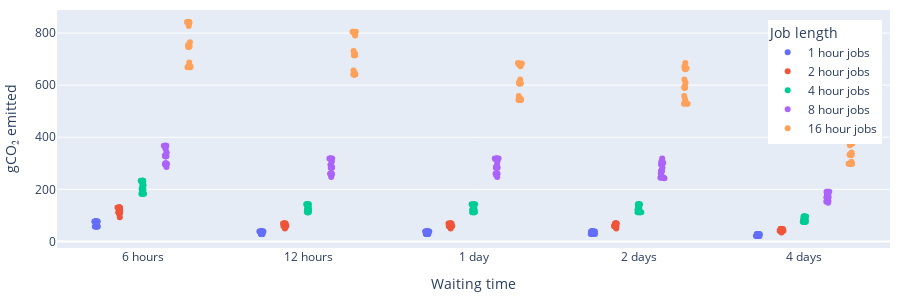

Here is the notebook cell this chart was saved with:
### Code cell
print(same_job_different_deadlines_df.head())

name_mapping = {
    "6": "6 hours", 
    "12": "12 hours", 
    "24": "1 day", 
    "48": "2 days", 
    "96": "4 days"
}

id_to_length_mapping = {
        "0": "1 hour jobs",
        "1": "2 hour jobs",
        "2": "4 hour jobs" ,
        "3": "8 hour jobs",
        "4": "16 hour jobs",   
}

same_job_different_deadlines_df['Job length'] = same_job_different_deadlines_df['ID'].astype(str).replace(id_to_length_mapping)


name_mapping = {
    "6": "6 hours", 
    "12": "12 hours", 
    "24": "1 day", 
    "48": "2 days", 
    "96": "4 days"
}

label_order = list(name_mapping.values())

same_job_different_deadlines_df['waiting_time_label'] = same_job_different_deadlines_df['waiting_time'].replace(name_mapping)

waiting_times_ints = [str(w) for w in sorted([int(w) for w in waiting_times])]

def make_deadlines_plot(df: pd.DataFrame):
    fig = px.strip(
        df, x="waiting_time_label", y="carbon_cost", color="Job length",
        hover_data=df.columns,
       category_orders={'waiting_time_label': label_order}, labels={"x_label": "Parameter group"}
    )

    fig.update_layout({
        "yaxis_title":"gCO₂ emitted",
        "xaxis_title":"Waiting time",
    })

    fig.update_layout(
        legend=dict(
            x=0.99, 
            y=0.96,
            xanchor='right',
            yanchor='top'
        )
    )

    fig.update_layout({
        'margin': dict(l=10, r=10, t=10, b=10),
        'height': 300
    })


    fig.show()
    return fig

same_jobs_different_deadlines_fig = make_deadlines_plot(same_job_different_deadlines_df)
pio.write_image(same_jobs_different_deadlines_fig, file="eval_same_job_different_deadlines.pdf")

### Figure 1 — Plotly figure (JSON) as saved in the notebook; plotly's stock layout.template omitted (floating-point values rounded to 4 significant figures; data arrays with more than 128 entries replaced by an {"elided": "..."} marker saying what was removed)
{"data": [{"alignmentgroup": "True", "boxpoints": "all", "customdata": {"elided": "120x20 mixed values"}, "fillcolor": "rgba(255,255,255,0)", "hoveron": "points", "hovertemplate": "Job length=%{customdata[19]}<br>waiting_time_label=%{x}<br>carbon_cost=%{y}<br>ID=%{customdata[0]}<br>arrival_time=%{customdata[1]}<br>length=%{customdata[2]}<br>cpus=%{customdata[3]}<br>length_class=%{customdata[4]}<br>resource_class=%{customdata[5]}<br>dollar_cost=%{customdata[6]}<br>start_time=%{customdata[7]}<br>waiting_time=%{customdata[8]}<br>exit_time=%{customdata[9]}<br>reason=%{customdata[10]}<br>scheduling_policy=%{customdata[11]}<br>work_type=%{customdata[12]}<br>work_phases=%{customdata[13]}<br>startup_length=%{customdata[14]}<br>startup_power=%{customdata[15]}<br>filename=%{customdata[16]}<br>job_index=%{customdata[17]}<br>Parameter group=%{customdata[18]}<extra></extra>", "legendgroup": "1 hour jobs", "line": {"color": "rgba(255,255,255,0)"}, "marker": {"color": "#636efa"}, "name": "1 hour jobs", "offsetgroup": "1 hour jobs", "orientation": "v", "pointpos": 0, "showlegend": true, "type": "box", "x": ["4 days", "12 hours", "2 days", "6 hours", "1 day", "4 days", "12 hours", "2 days", "6 hours", "1 day", "4 days", "12 hours", "2 days", "6 hours", "1 day", "4 days", "12 hours", "2 days", "6 hours", "1 day", "4 days", "12 hours", "2 days", "6 hours", "1 day", "4 days", "12 hours", "2 days", "6 hours", "1 day", "4 days", "12 hours", "2 days", "6 hours", "1 day", "4 days", "12 hours", "2 days", "6 hours", "1 day", "4 days", "12 hours", "2 days", "6 hours", "1 day", "4 days", "12 hours", "2 days", "6 hours", "1 day", "4 days", "12 hours", "2 days", "6 hours", "1 day", "4 days", "12 hours", "2 days", "6 hours", "1 day", "4 days", "12 hours", "2 days", "6 hours", "1 day", "4 days", "12 hours", "2 days", "6 hours", "1 day", "4 days", "12 hours", "2 days", "6 hours", "1 day", "4 days", "12 hours", "2 days", "6 hours", "1 day", "4 days", "12 hours", "2 days", "6 hours", "1 day", "4 days", "12 hours", "2 days", "6 hours", "1 day", "4 days", "12 hours", "2 days", "6 hours", "1 day", "4 days", "12 hours", "2 days", "6 hours", "1 day", "4 days", "12 hours", "2 days", "6 hours", "1 day", "4 days", "12 hours", "2 days", "6 hours", "1 day", "4 days", "12 hours", "2 days", "6 hours", "1 day", "4 days", "12 hours", "2 days", "6 hours", "1 day"], "x0": " ", "xaxis": "x", "y": [27.2, 38.4, 38.4, 76.8, 38.4, 27.2, 38.4, 38.4, 76.8, 38.4, 20.4, 28.8, 28.8, 57.6, 28.8, 27.2, 38.4, 38.4, 76.8, 38.4, 27.2, 38.4, 38.4, 76.8, 38.4, 20.4, 28.8, 28.8, 57.6, 28.8, 20.4, 28.8, 28.8, 57.6, 28.8, 20.4, 28.8, 28.8, 57.6, 28.8, 20.4, 28.8, 28.8, 57.6, 28.8, 27.2, 38.4, 38.4, 76.8, 38.4, 27.2, 38.4, 38.4, 76.8, 38.4, 27.2, 38.4, 38.4, 76.8, 38.4, 26.07, 36.8, 36.8, 73.6, 36.8, 26.07, 36.8, 36.8, 73.6, 36.8, 20.4, 28.8, 28.8, 57.6, 28.8, 27.2, 38.4, 38.4, 76.8, 38.4, 27.2, 38.4, 38.4, 76.8, 38.4, 21.53, 30.4, 30.4, 60.8, 30.4, 24.93, 35.2, 35.2, 70.4, 35.2, 24.93, 35.2, 35.2, 70.4, 35.2, 20.4, 28.8, 28.8, 57.6, 28.8, 27.2, 38.4, 38.4, 76.8, 38.4, 27.2, 38.4, 38.4, 76.8, 38.4, 22.67, 32, 32, 64, 32], "y0": " ", "yaxis": "y"}, {"alignmentgroup": "True", "boxpoints": "all", "customdata": {"elided": "120x20 mixed values"}, "fillcolor": "rgba(255,255,255,0)", "hoveron": "points", "hovertemplate": "Job length=%{customdata[19]}<br>waiting_time_label=%{x}<br>carbon_cost=%{y}<br>ID=%{customdata[0]}<br>arrival_time=%{customdata[1]}<br>length=%{customdata[2]}<br>cpus=%{customdata[3]}<br>length_class=%{customdata[4]}<br>resource_class=%{customdata[5]}<br>dollar_cost=%{customdata[6]}<br>start_time=%{customdata[7]}<br>waiting_time=%{customdata[8]}<br>exit_time=%{customdata[9]}<br>reason=%{customdata[10]}<br>scheduling_policy=%{customdata[11]}<br>work_type=%{customdata[12]}<br>work_phases=%{customdata[13]}<br>startup_length=%{customdata[14]}<br>startup_power=%{customdata[15]}<br>filename=%{customdata[16]}<br>job_index=%{customdata[17]}<br>Parameter group=%{customdata[18]}<extra></extra>", "legendgroup": "2 hour jobs", "line": {"color": "rgba(255,255,255,0)"}, "marker": {"color": "#EF553B"}, "name": "2 hour jobs", "offsetgroup": "2 hour jobs", "orientation": "v", "pointpos": 0, "showlegend": true, "type": "box", "x": ["4 days", "12 hours", "2 days", "6 hours", "1 day", "4 days", "12 hours", "2 days", "6 hours", "1 day", "4 days", "12 hours", "2 days", "6 hours", "1 day", "4 days", "12 hours", "2 days", "6 hours", "1 day", "4 days", "12 hours", "2 days", "6 hours", "1 day", "4 days", "12 hours", "2 days", "6 hours", "1 day", "4 days", "12 hours", "2 days", "6 hours", "1 day", "4 days", "12 hours", "2 days", "6 hours", "1 day", "4 days", "12 hours", "2 days", "6 hours", "1 day", "4 days", "12 hours", "2 days", "6 hours", "1 day", "4 days", "12 hours", "2 days", "6 hours", "1 day", "4 days", "12 hours", "2 days", "6 hours", "1 day", "4 days", "12 hours", "2 days", "6 hours", "1 day", "4 days", "12 hours", "2 days", "6 hours", "1 day", "4 days", "12 hours", "2 days", "6 hours", "1 day", "4 days", "12 hours", "2 days", "6 hours", "1 day", "4 days", "12 hours", "2 days", "6 hours", "1 day", "4 days", "12 hours", "2 days", "6 hours", "1 day", "4 days", "12 hours", "2 days", "6 hours", "1 day", "4 days", "12 hours", "2 days", "6 hours", "1 day", "4 days", "12 hours", "2 days", "6 hours", "1 day", "4 days", "12 hours", "2 days", "6 hours", "1 day", "4 days", "12 hours", "2 days", "6 hours", "1 day", "4 days", "12 hours", "2 days", "6 hours", "1 day"], "x0": " ", "xaxis": "x", "y": [40.8, 59.25, 59.25, 111.8, 59.25, 47.6, 69.13, 69.13, 130.4, 69.13, 40.8, 59.25, 59.25, 111.8, 59.25, 40.8, 59.25, 59.25, 111.8, 59.25, 47.6, 69.13, 69.13, 130.4, 69.13, 40.8, 59.25, 59.25, 111.8, 59.25, 40.95, 59.25, 59.25, 111.8, 59.25, 40.95, 59.25, 59.25, 111.8, 59.25, 34.12, 49.38, 49.38, 93.12, 49.38, 47.77, 69.13, 69.13, 130.4, 69.13, 47.77, 69.13, 69.13, 130.4, 69.13, 40.95, 59.25, 59.25, 111.8, 59.25, 40.95, 59.25, 59.25, 111.8, 59.25, 46.64, 67.48, 67.48, 127.3, 67.48, 39.81, 57.6, 57.6, 108.6, 57.6, 42.09, 60.9, 60.9, 114.9, 60.9, 47.77, 69.13, 69.13, 130.4, 69.13, 40.95, 59.25, 59.25, 111.8, 59.25, 40.95, 59.25, 59.25, 111.8, 59.25, 45.5, 65.83, 65.83, 124.2, 65.83, 38.67, 55.96, 55.96, 105.5, 55.96, 43.23, 62.54, 62.54, 118.0, 62.54, 47.77, 69.13, 69.13, 130.4, 69.13, 40.95, 59.25, 59.25, 111.8, 59.25], "y0": " ", "yaxis": "y"}, {"alignmentgroup": "True", "boxpoints": "all", "customdata": {"elided": "120x20 mixed values"}, "fillcolor": "rgba(255,255,255,0)", "hoveron": "points", "hovertemplate": "Job length=%{customdata[19]}<br>waiting_time_label=%{x}<br>carbon_cost=%{y}<br>ID=%{customdata[0]}<br>arrival_time=%{customdata[1]}<br>length=%{customdata[2]}<br>cpus=%{customdata[3]}<br>length_class=%{customdata[4]}<br>resource_class=%{customdata[5]}<br>dollar_cost=%{customdata[6]}<br>start_time=%{customdata[7]}<br>waiting_time=%{customdata[8]}<br>exit_time=%{customdata[9]}<br>reason=%{customdata[10]}<br>scheduling_policy=%{customdata[11]}<br>work_type=%{customdata[12]}<br>work_phases=%{customdata[13]}<br>startup_length=%{customdata[14]}<br>startup_power=%{customdata[15]}<br>filename=%{customdata[16]}<br>job_index=%{customdata[17]}<br>Parameter group=%{customdata[18]}<extra></extra>", "legendgroup": "4 hour jobs", "line": {"color": "rgba(255,255,255,0)"}, "marker": {"color": "#00cc96"}, "name": "4 hour jobs", "offsetgroup": "4 hour jobs", "orientation": "v", "pointpos": 0, "showlegend": true, "type": "box", "x": ["4 days", "12 hours", "2 days", "6 hours", "1 day", "4 days", "12 hours", "2 days", "6 hours", "1 day", "4 days", "12 hours", "2 days", "6 hours", "1 day", "4 days", "12 hours", "2 days", "6 hours", "1 day", "4 days", "12 hours", "2 days", "6 hours", "1 day", "4 days", "12 hours", "2 days", "6 hours", "1 day", "4 days", "12 hours", "2 days", "6 hours", "1 day", "4 days", "12 hours", "2 days", "6 hours", "1 day", "4 days", "12 hours", "2 days", "6 hours", "1 day", "4 days", "12 hours", "2 days", "6 hours", "1 day", "4 days", "12 hours", "2 days", "6 hours", "1 day", "4 days", "12 hours", "2 days", "6 hours", "1 day", "4 days", "12 hours", "2 days", "6 hours", "1 day", "4 days", "12 hours", "2 days", "6 hours", "1 day", "4 days", "12 hours", "2 days", "6 hours", "1 day", "4 days", "12 hours", "2 days", "6 hours", "1 day", "4 days", "12 hours", "2 days", "6 hours", "1 day", "4 days", "12 hours", "2 days", "6 hours", "1 day", "4 days", "12 hours", "2 days", "6 hours", "1 day", "4 days", "12 hours", "2 days", "6 hours", "1 day", "4 days", "12 hours", "2 days", "6 hours", "1 day", "4 days", "12 hours", "2 days", "6 hours", "1 day", "4 days", "12 hours", "2 days", "6 hours", "1 day", "4 days", "12 hours", "2 days", "6 hours", "1 day"], "x0": " ", "xaxis": "x", "y": [82.05, 122.0, 122.0, 199.3, 122.0, 95.72, 142.3, 142.3, 232.6, 142.3, 75.21, 111.8, 111.8, 182.7, 111.8, 82.05, 122.0, 122.0, 199.3, 122.0, 95.72, 142.3, 142.3, 232.6, 142.3, 75.21, 111.8, 111.8, 182.7, 111.8, 82.05, 122.0, 122.0, 199.3, 122.0, 88.89, 132.1, 132.1, 216.0, 132.1, 75.21, 111.8, 111.8, 182.7, 111.8, 88.89, 132.1, 132.1, 216.0, 132.1, 95.72, 142.3, 142.3, 232.6, 142.3, 82.05, 122.0, 122.0, 199.3, 122.0, 82.05, 122.0, 122.0, 199.3, 122.0, 94.59, 140.6, 140.6, 229.8, 140.6, 75.21, 111.8, 111.8, 182.7, 111.8, 83.19, 123.6, 123.6, 202.1, 123.6, 95.72, 142.3, 142.3, 232.6, 142.3, 76.35, 113.5, 113.5, 185.5, 113.5, 82.05, 122.0, 122.0, 199.3, 122.0, 93.45, 138.9, 138.9, 227.0, 138.9, 75.21, 111.8, 111.8, 182.7, 111.8, 84.33, 125.3, 125.3, 204.9, 125.3, 95.72, 142.3, 142.3, 232.6, 142.3, 77.49, 115.2, 115.2, 188.3, 115.2], "y0": " ", "yaxis": "y"}, {"alignmentgroup": "True", "boxpoints": "all", "customdata": {"elided": "120x20 mixed values"}, "fillcolor": "rgba(255,255,255,0)", "hoveron": "points", "hovertemplate": "Job length=%{customdata[19]}<br>waiting_time_label=%{x}<br>carbon_cost=%{y}<br>ID=%{customdata[0]}<br>arrival_time=%{customdata[1]}<br>length=%{customdata[2]}<br>cpus=%{customdata[3]}<br>length_class=%{customdata[4]}<br>resource_class=%{customdata[5]}<br>dollar_cost=%{customdata[6]}<br>start_time=%{customdata[7]}<br>waiting_time=%{customdata[8]}<br>exit_time=%{customdata[9]}<br>reason=%{customdata[10]}<br>scheduling_policy=%{customdata[11]}<br>work_type=%{customdata[12]}<br>work_phases=%{customdata[13]}<br>startup_length=%{customdata[14]}<br>startup_power=%{customdata[15]}<br>filename=%{customdata[16]}<br>job_index=%{customdata[17]}<br>Parameter group=%{customdata[18]}<extra></extra>", "legendgroup": "8 hour jobs", "line": {"color": "rgba(255,255,255,0)"}, "marker": {"color": "#ab63fa"}, "name": "8 hour jobs", "offsetgroup": "8 hour jobs", "orientation": "v", "pointpos": 0, "showlegend": true, "type": "box", "x": ["4 days", "12 hours", "2 days", "6 hours", "1 day", "4 days", "12 hours", "2 days", "6 hours", "1 day", "4 days", "12 hours", "2 days", "6 hours", "1 day", "4 days", "12 hours", "2 days", "6 hours", "1 day", "4 days", "12 hours", "2 days", "6 hours", "1 day", "4 days", "12 hours", "2 days", "6 hours", "1 day", "4 days", "12 hours", "2 days", "6 hours", "1 day", "4 days", "12 hours", "2 days", "6 hours", "1 day", "4 days", "12 hours", "2 days", "6 hours", "1 day", "4 days", "12 hours", "2 days", "6 hours", "1 day", "4 days", "12 hours", "2 days", "6 hours", "1 day", "4 days", "12 hours", "2 days", "6 hours", "1 day", "4 days", "12 hours", "2 days", "6 hours", "1 day", "4 days", "12 hours", "2 days", "6 hours", "1 day", "4 days", "12 hours", "2 days", "6 hours", "1 day", "4 days", "12 hours", "2 days", "6 hours", "1 day", "4 days", "12 hours", "2 days", "6 hours", "1 day", "4 days", "12 hours", "2 days", "6 hours", "1 day", "4 days", "12 hours", "2 days", "6 hours", "1 day", "4 days", "12 hours", "2 days", "6 hours", "1 day", "4 days", "12 hours", "2 days", "6 hours", "1 day", "4 days", "12 hours", "2 days", "6 hours", "1 day", "4 days", "12 hours", "2 days", "6 hours", "1 day", "4 days", "12 hours", "2 days", "6 hours", "1 day"], "x0": " ", "xaxis": "x", "y": [169.1, 283.1, 268.2, 326.9, 283.1, 190.2, 318.4, 301.7, 367.7, 318.4, 155.0, 259.5, 245.8, 299.6, 259.5, 169.1, 283.1, 268.2, 326.9, 283.1, 190.2, 318.4, 301.7, 367.7, 318.4, 155.0, 259.5, 245.8, 299.6, 259.5, 169.2, 283.1, 283.1, 326.9, 283.1, 183.3, 306.6, 306.6, 354.1, 306.6, 148.0, 247.7, 247.7, 286.0, 247.7, 176.3, 294.8, 294.8, 340.5, 294.8, 190.3, 318.4, 318.4, 367.7, 318.4, 155.1, 259.5, 259.5, 299.6, 259.5, 169.2, 283.1, 268.2, 326.9, 283.1, 189.2, 316.5, 299.9, 365.4, 316.5, 153.9, 257.5, 244.0, 297.3, 257.5, 170.4, 285.0, 270.1, 329.1, 285.0, 190.3, 318.4, 301.8, 367.7, 318.4, 155.1, 259.5, 245.9, 299.6, 259.5, 169.2, 283.1, 268.2, 326.9, 283.1, 188, 314.5, 298.1, 363.2, 314.5, 152.8, 255.5, 242.2, 295.1, 255.5, 171.6, 287.0, 272.0, 331.4, 287.0, 190.3, 318.4, 301.8, 367.7, 318.4, 155.1, 259.5, 245.9, 299.6, 259.5], "y0": " ", "yaxis": "y"}, {"alignmentgroup": "True", "boxpoints": "all", "customdata": {"elided": "120x20 mixed values"}, "fillcolor": "rgba(255,255,255,0)", "hoveron": "points", "hovertemplate": "Job length=%{customdata[19]}<br>waiting_time_label=%{x}<br>carbon_cost=%{y}<br>ID=%{customdata[0]}<br>arrival_time=%{customdata[1]}<br>length=%{customdata[2]}<br>cpus=%{customdata[3]}<br>length_class=%{customdata[4]}<br>resource_class=%{customdata[5]}<br>dollar_cost=%{customdata[6]}<br>start_time=%{customdata[7]}<br>waiting_time=%{customdata[8]}<br>exit_time=%{customdata[9]}<br>reason=%{customdata[10]}<br>scheduling_policy=%{customdata[11]}<br>work_type=%{customdata[12]}<br>work_phases=%{customdata[13]}<br>startup_length=%{customdata[14]}<br>startup_power=%{customdata[15]}<br>filename=%{customdata[16]}<br>job_index=%{customdata[17]}<br>Parameter group=%{customdata[18]}<extra></extra>", "legendgroup": "16 hour jobs", "line": {"color": "rgba(255,255,255,0)"}, "marker": {"color": "#FFA15A"}, "name": "16 hour jobs", "offsetgroup": "16 hour jobs", "orientation": "v", "pointpos": 0, "showlegend": true, "type": "box", "x": ["4 days", "12 hours", "2 days", "6 hours", "1 day", "4 days", "12 hours", "2 days", "6 hours", "1 day", "4 days", "12 hours", "2 days", "6 hours", "1 day", "4 days", "12 hours", "2 days", "6 hours", "1 day", "4 days", "12 hours", "2 days", "6 hours", "1 day", "4 days", "12 hours", "2 days", "6 hours", "1 day", "4 days", "12 hours", "2 days", "6 hours", "1 day", "4 days", "12 hours", "2 days", "6 hours", "1 day", "4 days", "12 hours", "2 days", "6 hours", "1 day", "4 days", "12 hours", "2 days", "6 hours", "1 day", "4 days", "12 hours", "2 days", "6 hours", "1 day", "4 days", "12 hours", "2 days", "6 hours", "1 day", "4 days", "12 hours", "2 days", "6 hours", "1 day", "4 days", "12 hours", "2 days", "6 hours", "1 day", "4 days", "12 hours", "2 days", "6 hours", "1 day", "4 days", "12 hours", "2 days", "6 hours", "1 day", "4 days", "12 hours", "2 days", "6 hours", "1 day", "4 days", "12 hours", "2 days", "6 hours", "1 day", "4 days", "12 hours", "2 days", "6 hours", "1 day", "4 days", "12 hours", "2 days", "6 hours", "1 day", "4 days", "12 hours", "2 days", "6 hours", "1 day", "4 days", "12 hours", "2 days", "6 hours", "1 day", "4 days", "12 hours", "2 days", "6 hours", "1 day", "4 days", "12 hours", "2 days", "6 hours", "1 day"], "x0": " ", "xaxis": "x", "y": [332.7, 715.2, 590.4, 746.2, 606.3, 374.3, 804.6, 664.2, 839.5, 682.1, 298.0, 640.7, 528.9, 668.5, 543.1, 332.7, 715.2, 590.4, 746.2, 606.3, 374.3, 804.6, 664.2, 839.5, 682.1, 298.0, 640.7, 528.9, 668.5, 543.1, 334.1, 715.9, 609.1, 749.2, 609.1, 368.9, 790.4, 672.5, 827.3, 672.5, 299.3, 641.3, 545.6, 671.2, 545.6, 341.1, 730.8, 621.8, 764.9, 621.8, 375.9, 805.4, 685.2, 842.9, 685.2, 306.3, 656.2, 558.3, 686.8, 558.3, 332.9, 715.3, 590.8, 749.2, 606.8, 373.4, 802.2, 662.6, 840.3, 680.5, 298.3, 640.8, 529.2, 671.2, 543.6, 334.1, 717.8, 592.8, 751.9, 608.9, 374.6, 804.7, 664.6, 842.9, 682.6, 299.4, 643.3, 531.3, 673.8, 545.7, 333.2, 715.4, 591.1, 749.2, 607.2, 372.5, 799.9, 660.9, 837.7, 678.9, 298.5, 640.9, 529.6, 671.2, 544.0, 335.5, 720.4, 595.3, 754.5, 611.4, 374.8, 804.9, 665.0, 842.9, 683.1, 300.8, 645.9, 533.7, 676.4, 548.2], "y0": " ", "yaxis": "y"}], "layout": {"boxmode": "group", "height": 300, "legend": {"title": {"text": "Job length"}, "tracegroupgap": 0, "x": 0.99, "xanchor": "right", "y": 0.96, "yanchor": "top"}, "margin": {"b": 10, "l": 10, "r": 10, "t": 10}, "xaxis": {"anchor": "y", "categoryarray": ["6 hours", "12 hours", "1 day", "2 days", "4 days"], "categoryorder": "array", "domain": [0, 1], "title": {"text": "Waiting time"}}, "yaxis": {"anchor": "x", "domain": [0, 1], "title": {"text": "gCO₂ emitted"}}}}
